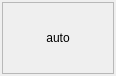
     <widget class="pnlevent" name="scalingbuttonspanel" native="true">
      <property name="geometry">
       <rect>
        <x>697</x>
        <y>2664</y>
        <width>116</width>
        <height>76</height>
       </rect>
      </property>
      <property name="autoFillBackground">
       <bool>true</bool>
      </property>
      <widget class="QFrame" name="subscalingbuttonspanel">
       <property name="geometry">
        <rect>
         <x>2</x>
         <y>2</y>
         <width>112</width>
         <height>72</height>
        </rect>
       </property>
       <property name="autoFillBackground">
        <bool>true</bool>
       </property>
       <property name="frameShape">
        <enum>QFrame::StyledPanel</enum>
       </property>
       <property name="frameShadow">
        <enum>QFrame::Sunken</enum>
       </property>
       <widget class="QLabel" name="scalingfactor">
        <property name="geometry">
         <rect>
          <x>8</x>
          <y>24</y>
          <width>96</width>
          <height>24</height>
         </rect>
        </property>
        <property name="toolTip">
         <string>Multiplier factor for scaling the window contents</string>
        </property>
        <property name="autoFillBackground">
         <bool>true</bool>
        </property>
        <property name="text">
         <string notr="true">auto</string>
        </property>
        <property name="alignment">
         <set>Qt::AlignCenter</set>
        </property>
       </widget>
       <widget class="QPushButton" name="scalingdown">
        <property name="geometry">
         <rect>
          <x>0</x>
          <y>48</y>
          <width>112</width>
          <height>24</height>
         </rect>
        </property>
        <property name="cursor">
         <cursorShape>PointingHandCursor</cursorShape>
        </property>
        <property name="focusPolicy">
         <enum>Qt::NoFocus</enum>
        </property>
        <property name="icon">
         <iconset resource="pictures.qrc">
          <normaloff>:/pictures/down.png</normaloff>:/pictures/down.png</iconset>
        </property>
        <property name="iconSize">
         <size>
          <width>24</width>
          <height>12</height>
         </size>
        </property>
        <property name="flat">
         <bool>true</bool>
        </property>
       </widget>
       <widget class="QPushButton" name="scalingup">
        <property name="geometry">
         <rect>
          <x>0</x>
          <y>0</y>
          <width>112</width>
          <height>24</height>
         </rect>
        </property>
        <property name="cursor">
         <cursorShape>PointingHandCursor</cursorShape>
        </property>
        <property name="focusPolicy">
         <enum>Qt::NoFocus</enum>
        </property>
        <property name="icon">
         <iconset resource="pictures.qrc">
          <normaloff>:/pictures/up.png</normaloff>:/pictures/up.png</iconset>
        </property>
        <property name="iconSize">
         <size>
          <width>24</width>
          <height>12</height>
         </size>
        </property>
        <property name="flat">
         <bool>true</bool>
        </property>
       </widget>
      </widget>
     </widget>
